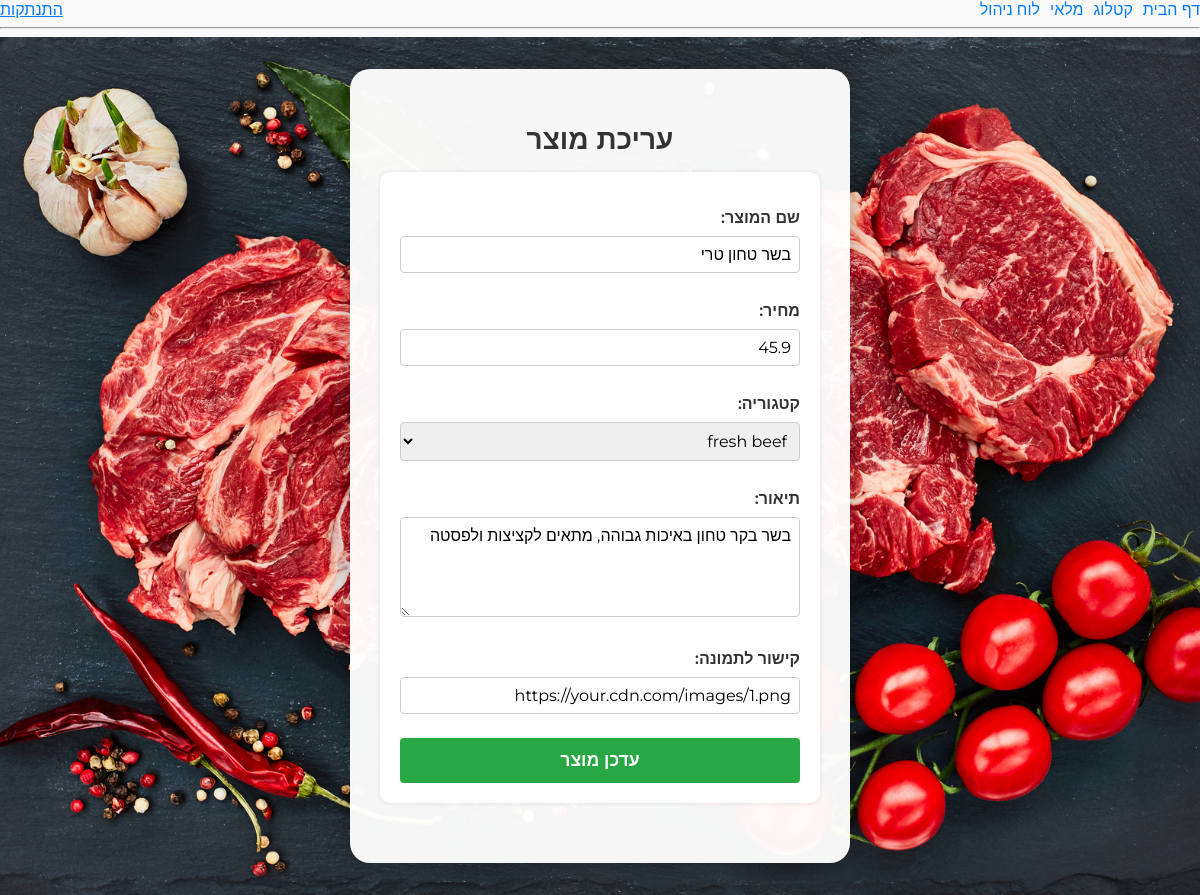
Page /katalog/edit/1 (signed in) on the committed database.
### tables this page shows
CREATE TABLE products (
            id INTEGER PRIMARY KEY AUTOINCREMENT,
            name TEXT NOT NULL UNIQUE,
            price REAL NOT NULL,
            category_id INTEGER,
            description TEXT,
            image_url TEXT,
            on_sale INTEGER DEFAULT 0,
            FOREIGN KEY (category_id) REFERENCES categories(id)
        );

CREATE TABLE categories (
            id INTEGER PRIMARY KEY AUTOINCREMENT,
            name TEXT NOT NULL UNIQUE
        );

### server/app.py (the view, shortened to what this page needs)
@app.route('/katalog/edit/<int:product_id>', methods=['GET', 'POST'])
def edit_product(product_id):
    if 'user_id' not in session or session.get('role') != 'admin':
        return redirect(url_for('login'))
    db = get_db()
    product    = db.execute('SELECT * FROM products WHERE id = ?', (product_id,)).fetchone()
    categories = db.execute('SELECT * FROM categories').fetchall()
    return render_template(
        'katalog_form.html',
        product=product,
        categories=categories
    )

### server/app.py (called while the page is built)
def get_db(): # פותח חיבור למסד נתונים
    db = getattr(g, '_database', None)
    if db is None:
        db = g._database = sqlite3.connect(DATABASE)
        db.row_factory = sqlite3.Row
    return db

@app.teardown_appcontext
def close_connection(_):
    db = getattr(g, '_database', None)
    if db is not None:
        db.close()

### server/templates/katalog_form.html (shortened to what this page needs)
{% extends "base.html" %}
{% block content %}
<div class="form-wrapper background-katalog">
  <div class="form-container">
    <h2 class="form-title">
      {% if product %}עריכת מוצר{% else %}הוספת מוצר חדש{% endif %}
    </h2>
    {% if session.get('role') == 'admin' %}
      <form method="post"
            action="{% if product %}{{ url_for('edit_product', product_id=product.id) }}{% else %}{{ url_for('add_product') }}{% endif %}"
            class="product-form">
        <label for="name">שם המוצר:</label>
        <input type="text" id="name" name="name" required
               value="{{ product.name if product else '' }}">
        <label for="price">מחיר:</label>
        <input type="number" id="price" name="price" step="0.01" required
               value="{{ product.price if product else '' }}">
        <label for="category">קטגוריה:</label>
        <select id="category" name="category" required>
          {% for cat in categories %}
            <option value="{{ cat.id }}"
              {% if product and product.category_id==cat.id %}selected{% endif %}>
              {{ cat.name }}
            </option>
          {% endfor %}
        </select>
        <label for="description">תיאור:</label>
        <textarea id="description" name="description">{{ product.description if product else '' }}</textarea>
        <label for="image_url">קישור לתמונה:</label>
        <input type="url" id="image_url" name="image_url"
               value="{{ product.image_url if product else '' }}">
        <button type="submit" class="btn submit-btn">
          {% if product %}עדכן מוצר{% else %}שמור מוצר{% endif %}
        </button>
      </form>
    {% else %}
      <p>אין לך הרשאה לצפות בדף זה.</p>
    {% endif %}
  </div>
</div>
{% endblock %}

### server/static/style.css (style rules this page uses)
body { margin: 0; padding: 0; font-family: 'Montserrat', sans-serif; }
body { font-family: Arial, sans-serif; background-color: #010101; direction: rtl; text-align: right; margin: 0; }
h1, h2, h3 { color: #333; }
form { background-color: #ffffff; padding: 20px; border-radius: 10px; box-shadow: 0 0 5px rgba(0,0,0,0.1); max-width: 400px; margin-bottom: 30px; }
label { display: block; margin-bottom: 5px; font-weight: bold; }
input[type="text"], input[type="email"], input[type="password"], input[type="number"], textarea, select { width: 100%; padding: 10px; margin-bottom: 12px; border: 1px solid #ccc; border-radius: 6px; }
button, .btn { background-color: #007bff; color: white; border: none; padding: 10px 18px; border-radius: 6px; cursor: pointer; font-weight: bold; text-decoration: none; display: inline-block; }
body { margin: 0; font-family: Arial, sans-serif; background: #fafafa; color: #333; }
.btn { display: inline-block; padding: 0.5rem 1rem; background-color: #007bff; color: #fff !important; border: none; border-radius: 4px; text-decoration: none; font-size: 1rem; cursor: pointer; transition: background-color .2s; }
.form-container { max-width: 500px; margin: 2rem auto; padding: 1.5rem; background: #cc1a03; border-radius: 8px; box-shadow: 0 4px 12px rgba(0,0,0,0.1); }
.form-title { text-align: center; font-size: 1.75rem; margin-bottom: 1rem; font-family: 'Montserrat', sans-serif; }
.product-form label { display: block; margin-top: 1rem; font-weight: 600; }
.product-form input[type="text"], .product-form input[type="number"], .product-form input[type="url"], .product-form select, .product-form textarea { width: 100%; padding: 0.5rem; margin-top: 0.25rem; border: 1px solid #ccc; border-radius: 4px; font-size: 1rem; font-family: inherit; box-sizing: border-box; }
.product-form textarea { min-height: 100px; resize: vertical; }
.submit-btn { display: block; width: 100%; margin: 1.5rem 0 0; padding: 0.75rem; background-color: #28a745; color: #fff !important; font-size: 1.1rem; border: none; border-radius: 4px; cursor: pointer; transition: background-color .2s; }
.form-wrapper { display: flex; justify-content: center; align-items: flex-start; padding: 2rem 0; min-height: calc(100vh - 4rem); background: #c41c00; }
.form-container { max-width: 500px; width: 90%; background: #fff; border-radius: 8px; padding: 1.5rem; box-shadow: 0 4px 12px rgba(0,0,0,0.1); }
.background-katalog { background-image: url("/static/images/katalogformpic.jpg"); background-size: cover; background-repeat: no-repeat; background-position: center; min-height: 100vh; display: flex; justify-content: center; align-items: center; padding: 0; margin: 0; }
.form-container { background-color: rgba(255, 255, 255, 0.96); padding: 30px; border-radius: 20px; box-shadow: 0 0 25px rgba(0, 0, 0, 0.3); width: 100%; max-width: 500px; box-sizing: border-box; }

### rows in the picture
products: name "בשר טחון טרי", price "45.9", category "fresh beef", description "בשר בקר טחון באיכות גבוהה, מתאים לקציצות ולפסטה", image_url "https://your.cdn.com/images/1.png"
